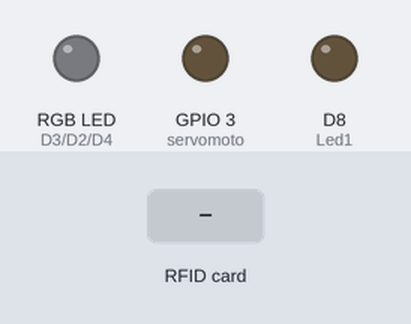
The sketch below on a simulated ESP8266 (NodeMCU). Parts: an RGB LED mixed from three pins (HIGH = lit), output pins drawn as LEDs (lit = HIGH). The inputs (shaded band) are chosen by the test bench. WiFi joins after 1.5 s; servers stay silent unless stated; uploads are accepted with an empty reply; what the sketch prints to the serial monitor is not drawn.

Above: at 2.7 s.
2.8 s: RFID card 5E 7A 19 C4 held to the reader
At 5.1 s:
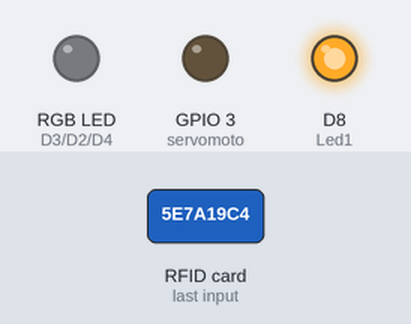
At 5.6 s:
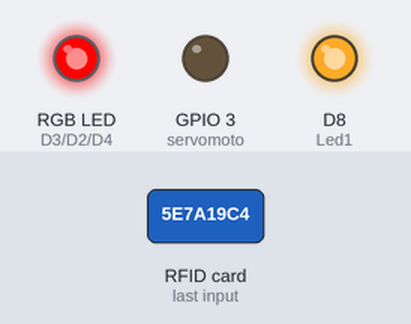
Timing chart, 0 to 11.7 s (numbered marks = the images above; inputs shaded):
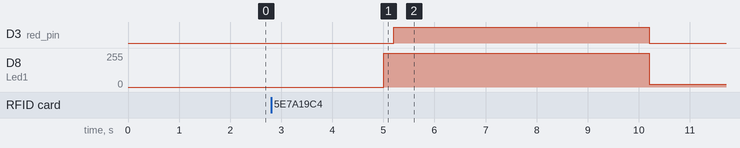

The sketch:

GateModule.ino
```cpp
#include <ESP8266WiFi.h>
#include <ESP8266HTTPClient.h>
#include <WiFiClient.h>
#include <SPI.h>
#include <MFRC522.h>
#include "constants.h"
#include <Arduino_JSON.h>
#include <Servo.h>
// Represents how the jumper cabels are wired on the board.
#define SS_PIN D1
#define RST_PIN D0

MFRC522 rfid(SS_PIN, RST_PIN);
MFRC522::MIFARE_Key key;
//Servo myservo ;
 int servomoto = D9;
int currentpos = 0;

unsigned long lastTime = 0;
unsigned long timerDelay = 5000;
int pos = 0;
int Led1 = D8;

/*RGBCOLOUR CONST*/

const int red_pin = D3;
const int green_pin = D2;
const int blue_pin = D4;

void SetLedPower(int ledPower){
  if(ledPower == 0){

    analogWrite(Led1, 0);

  }
  if(ledPower == 1){
   analogWrite(Led1, 19);

  }
  if(ledPower == 2){

    analogWrite(Led1, 255);
    delay(1);

  }
}
void setup() {
  pinMode(red_pin, OUTPUT);
  pinMode(green_pin, OUTPUT);
  pinMode(blue_pin, OUTPUT);
  pinMode(Led1, OUTPUT);
 // myservo.attach(D9);
   pinMode(servomoto, OUTPUT);
  // Connect to the USB cable
  Serial.begin(115200);
  Serial.println("Serial ready!");

  // Initialize the RFID sensor
  SPI.begin();
  rfid.PCD_Init();
  Serial.println("RFID ready!");

  // Connect to the local WiFi network
  WiFi.begin(ssid, password);
  Serial.print("WiFi ready! Connecting");
  while(WiFi.status() != WL_CONNECTED) {
    delay(500);
    Serial.print(".");

  }

  Serial.print("Connected to WiFi network with IP Address: ");
  Serial.println(WiFi.localIP());
  Serial.println("Hardware ready!");
}

void loop() {


  if((millis() - lastTime) > timerDelay) { //Used to count 5 seconds between each request
    if(WiFi.status() == WL_CONNECTED){
       SetLedPower(1);
        rgbColor("off");

      if(  !rfid.PICC_IsNewCardPresent())

      // Check if a card is near the sensor.
        return; // If no card is close - do nothing.

      if( !rfid.PICC_ReadCardSerial())   // Try to read the card.
        return;
        SetLedPower(2);
         // If card cannot be read - do nothing.

      String tag = ReadTag();

      String response = SendRequest (tag);

        JSONVar jsonResp = JSON.parse(response);

        bool validation = jsonResp["validation"];

        if(validation == true){
          Serial.println("Card valid");
         rgbColor("green");
         rotateForward();

       }
       else if( validation == false){
         Serial.println("Card Invalid");
          rgbColor("red");

       }

      // Reset the RFID sensor.
      rfid.PICC_HaltA();
      rfid.PCD_StopCrypto1();
    }
    lastTime = millis();
  }

}
String ReadTag()
{
  // From this point on the rfid variable stores the current card tag.
      Serial.print("Card read: ");
      // Extract the tag from the rfid variable.
      String tag = "";
      for(byte i = 0; i < 4; i++) {
        tag += rfid.uid.uidByte[i];
      }
      Serial.println(tag);
      return tag;
}

String SendRequest(String tag)
{
  // Init the http client to send the tag to the backend.
  WiFiClient client;
  HTTPClient http;
  http.begin(client, serverName);
  http.addHeader("Content-Type", "application/json");

  String requestBody = "\"" + tag + "\""; // The request body needs to be surrounded by quotes.
  int responseCode = http.POST(requestBody);
  Serial.println(http.getString());
  if(responseCode > 0) {
    Serial.print("HTTP Response code: ");
    Serial.println(responseCode);
  }
  else {
    Serial.printf("HTTP error: %s\n", http.errorToString(responseCode).c_str());
  }
  String result = http.getString();
  // Close the HTTP connection.
  http.end();
    return result;
}
void rgbColor(String color)
{

  if(color == "red"){
    digitalWrite(red_pin, HIGH);
    digitalWrite(blue_pin, LOW);
    digitalWrite(green_pin, LOW);
    delay(1);
  }
  else if (color == "green")
  {
    digitalWrite(red_pin, LOW);
    digitalWrite(blue_pin, LOW);
    digitalWrite(green_pin, HIGH);

  }

  else if (color == "off")
  {
    digitalWrite(green_pin, LOW);
    digitalWrite(blue_pin, LOW);
    digitalWrite(red_pin, LOW);

  }
}
int pos1 = 0;
void moveTo(int position){
  // if(position> pos){
  //     for(pos = pos1; pos <= position; pos += 1){
  //       analogWrite(servomoto, pos);
  //       pos1 = pos;
  //       delay(40);
  //       }
  //    }
    //  else{
    //   for(pos = pos1; pos>= position; pos -=1){
    //     myservo.write(pos);
    //     pos1 = pos;
    //     delay(40);
    //     }
    //   }
}
void rotateForward(){
// analogWrite(servomoto, 120);
// delay(5);
         for (pos = 0; pos <= 120; pos += 1) { // goes from 0 degrees to 180 degrees
    // in steps of 1 degree
     analogWrite(servomoto, pos);
    //myservo.write(pos);              // tell servo to go to position in variable 'pos'
    delay(60);                       // waits 15ms for the servo to reach the position
  }                     //   in steps of 1 degree
//  currentpos += 120;
//      moveTo(currentpos);             // tell servo to go to position in variable 'pos'


}
```

constants.h
```cpp
const char* ssid = "[Your WiFi here]";
const char* password = "[Your WiFi password here]";

String serverName = "http://[Your web API address here]:5003/api/checkin/";
```

Measured:
- after the input at 2.8 s, D3 (red_pin): LOW → HIGH after 2.4 s, → LOW 5.0 s later; D8 (Led1): 0/255 → 255/255 after 2.2 s, → 19/255 5.2 s later
